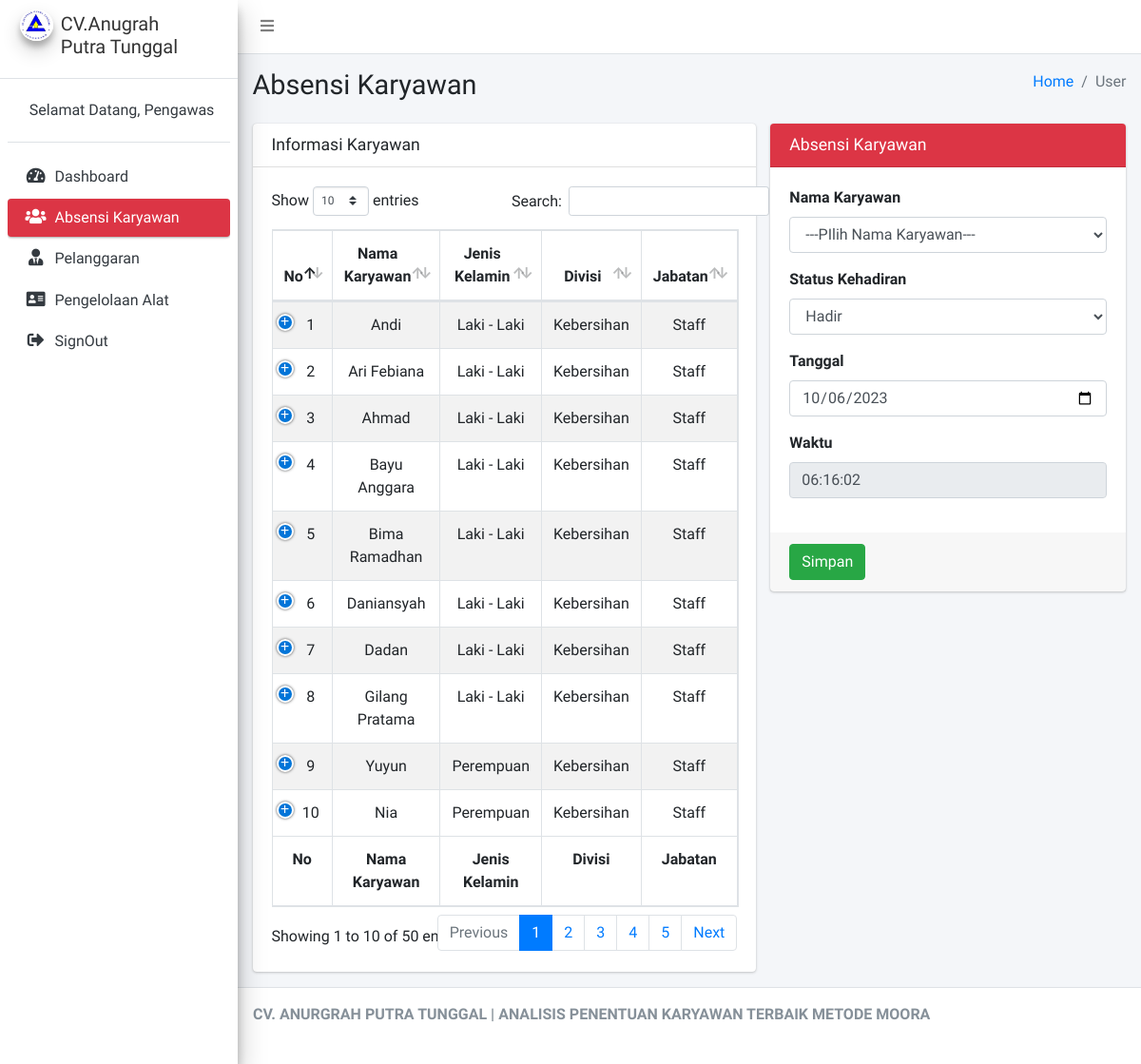
The page /Pengawas/cAbsensi (signed in) on the database its author committed.
### tables this page shows
CREATE TABLE `tbl_karyawan` (
  `id_karyawan` int(11) NOT NULL,
  `nama_karyawan` varchar(125) NOT NULL,
  `jk_karyawan` varchar(125) NOT NULL,
  `alamat_karyawan` text NOT NULL,
  `no_hp_karyawan` varchar(125) NOT NULL,
  `divisi` varchar(125) NOT NULL,
  `jabatan` varchar(125) NOT NULL,
  `tgl_mulai` varchar(125) NOT NULL
);

### application/controllers/Pengawas/cAbsensi.php (called while the page is built, shortened)
<?php
class cAbsensi extends CI_Controller
{
	public function __construct()
	{
		$this->load->model('mAbsensi');
	}
	public function index()
	{
		$data = array(
			'karyawan' => $this->mAbsensi->karyawan()
		);
		$this->load->view('Pengawas/Layout/head');
		$this->load->view('Pengawas/Layout/aside');
		$this->load->view('Pengawas/vAbsensi', $data);
		$this->load->view('Pengawas/Layout/footer');
	}
}

### index.php (called while the page is built, shortened)
<?php
require_once BASEPATH.'core/CodeIgniter.php';

### application/models/mAbsensi.php (called while the page is built, shortened)
<?php
class mAbsensi extends CI_Model
{
	public function karyawan()
	{
		$this->db->select('*');
		$this->db->from('tbl_karyawan');
		return $this->db->get()->result();
	}
}

### application/views/Pengawas/vAbsensi.php (the view, shortened to what this page needs)
<div class="content-wrapper">
	<section class="content-header">
		<div class="container-fluid">
			<div class="row mb-2">
				<div class="col-sm-6">
					<h1>Absensi Karyawan</h1>
				</div>
				<div class="col-sm-6">
					<ol class="breadcrumb float-sm-right">
						<li class="breadcrumb-item"><a href="#">Home</a></li>
						<li class="breadcrumb-item active">User</li>
					</ol>
				</div>
			</div>
		</div>
	</section>
	<section class="content">
		<div class="container-fluid">
			<div class="row">
				<div class="col-7  ">
					<div class="card">
						<div class="card-header">
							<h3 class="card-title">Informasi Karyawan</h3>
						</div>
						<div class="card-body">
							<table id="example1" class="table table-bordered table-striped">
								<thead>
									<tr>
										<th class="text-center">No</th>
										<th class="text-center">Nama Karyawan</th>
										<th class="text-center">Jenis Kelamin</th>
										<th class="text-center">Divisi</th>
										<th class="text-center">Jabatan</th>
									</tr>
								</thead>
								<tbody>
									<?php
									$no = 1;
									foreach ($karyawan as $key => $value) {
									?>
										<tr>
											<td class="text-center"><?= $no++ ?></td>
											<td class="text-center"><?= $value->nama_karyawan ?></td>
											<td class="text-center"><?= $value->jk_karyawan ?></td>
											<td class="text-center"><?= $value->divisi ?></td>
											<td class="text-center"><?= $value->jabatan ?></td>
										</tr>
									<?php
									}
									?>
								</tbody>
								<tfoot>
									<tr>
										<th class="text-center">No</th>
										<th class="text-center">Nama Karyawan</th>
										<th class="text-center">Jenis Kelamin</th>
										<th class="text-center">Divisi</th>
										<th class="text-center">Jabatan</th>
									</tr>
								</tfoot>
							</table>
						</div>
					</div>
				</div>
				<div class="col-md-5">
					<div class="card card-danger">
						<div class="card-header">
							<h3 class="card-title">Absensi Karyawan</h3>
						</div>
						<form role="form" action="<?= base_url('Pengawas/cAbsensi/create') ?>" method="POST">
							<div class="card-body">
								<div class="form-group">
									<label for="exampleInputEmail1">Nama Karyawan</label>
									<select class="form-control" name="karyawan">
										<option>---PIlih Nama Karyawan---</option>
									</select>
								</div>
								<div class="form-group">
									<label for="exampleInputPassword1">Status Kehadiran</label>
									<select class="form-control" name="status">
										<option value="1">Hadir</option>
									</select>
								</div>
								<div class="form-group">
									<label for="exampleInputPassword1">Tanggal</label>
									<input type="date" name="tgl" value="<?= date('Y-m-d') ?>" class="form-control" id="exampleInputPassword1" placeholder="Password">
								</div>
								<div class="form-group">
									<label for="exampleInputPassword1">Waktu</label>
									<?php
									$time = date("H:i:s");
									?>
									<input type="text" name="time" value="<?= $time ?>" class="form-control" id="exampleInputPassword1" placeholder="Password" readonly>
								</div>
							</div>
							<div class="card-footer">
								<button type="submit" class="btn btn-success">Simpan</button>
							</div>
						</form>
					</div>
				</div>
			</div>
		</div>
	</section>
</div>

### rows shown on the page
tbl_karyawan: nama_karyawan "Andi", jk_karyawan "Laki - Laki", divisi "Kebersihan", jabatan "Staff"
tbl_karyawan: nama_karyawan "Ari Febiana", jk_karyawan "Laki - Laki", divisi "Kebersihan", jabatan "Staff"
tbl_karyawan: nama_karyawan "Ahmad", jk_karyawan "Laki - Laki", divisi "Kebersihan", jabatan "Staff"
tbl_karyawan: nama_karyawan "Bayu Anggara", jk_karyawan "Laki - Laki", divisi "Kebersihan", jabatan "Staff"
tbl_karyawan: nama_karyawan "Bima Ramadhan", jk_karyawan "Laki - Laki", divisi "Kebersihan", jabatan "Staff"
tbl_karyawan: nama_karyawan "Daniansyah", jk_karyawan "Laki - Laki", divisi "Kebersihan", jabatan "Staff"
tbl_karyawan: nama_karyawan "Dadan", jk_karyawan "Laki - Laki", divisi "Kebersihan", jabatan "Staff"
tbl_karyawan: nama_karyawan "Gilang Pratama", jk_karyawan "Laki - Laki", divisi "Kebersihan", jabatan "Staff"
tbl_karyawan: nama_karyawan "Yuyun", jk_karyawan "Perempuan", divisi "Kebersihan", jabatan "Staff"
tbl_karyawan: nama_karyawan "Nia", jk_karyawan "Perempuan", divisi "Kebersihan", jabatan "Staff"
